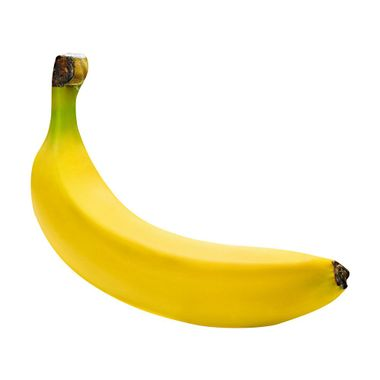
#> input picture Camera/Ressources/banane.jpg, 380 x 380 px
$ python testcontours.py
#> lines starting #> are read from the running program, lines starting #| are printed output that depends on the picture; after the words box and inside, x2 and y2 are one past the last pixel; in counts of white or black regions, pixels touching at a corner belong together
import cv2
import numpy as np
#import scipy as sp
import scipy.ndimage
import matplotlib.pyplot as plt
import pandas as pd
import math
#///////////////////////////////////////////////////////////////////


img = cv2.imread("Ressources/banane.jpg", cv2.IMREAD_UNCHANGED)
#> img is the input picture: shape (380, 380, 3); mean B, G, R 208.5, 241.2, 248.1

print('Original Dimensions : ', img.shape)
#| Original Dimensions :  (380, 380, 3)

cv2.imshow(" image", img)


#grayscale
img_gray = cv2.cvtColor(img, cv2.COLOR_BGR2GRAY)
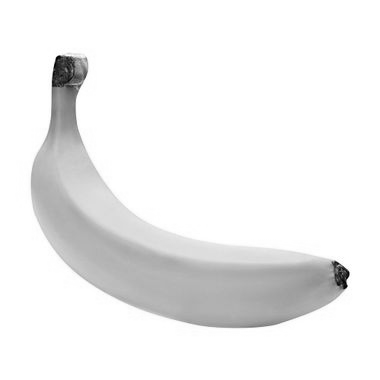
#> img_gray: shape (380, 380); min 2, max 255, mean 239.5


#afficher l'image en gris

cv2.imshow("image en gris", img_gray)


#contours
#ret, thresh = cv2.threshold(img_gray, 215, 100, cv2.THRESH_BINARY)

#contours, hierarchy = cv2.findContours(thresh, cv2.RETR_TREE, cv2.CHAIN_APPROX_SIMPLE)


ret, thresh = cv2.threshold(img_gray, 230, 215, cv2.THRESH_BINARY)
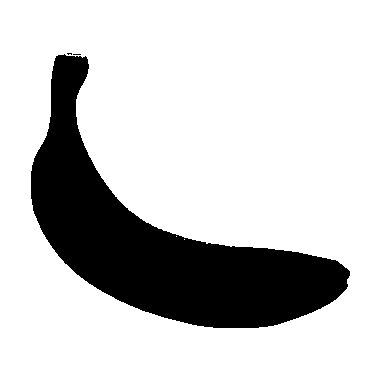
#> thresh: shape (380, 380); values 0 (black) and 215 (white), 79.6% white; 3 black regions (2 under 20 px)

contours, hierarchy = cv2.findContours(image=thresh, mode=cv2.RETR_TREE, method=cv2.CHAIN_APPROX_SIMPLE)
#> contours = 6 contours, 4 with area under 20; largest, box (x1, y1, x2, y2) and area: (0, 0, 380, 380) 143641, (30, 53, 351, 329) 29972

img_copy = img.copy()

#for contours in contours:
    #cv2.drawContours(img_copy, contours,-1, (0, 255, 0),4)

#> (the run stopped early here; a loop or call above may not have finished)
